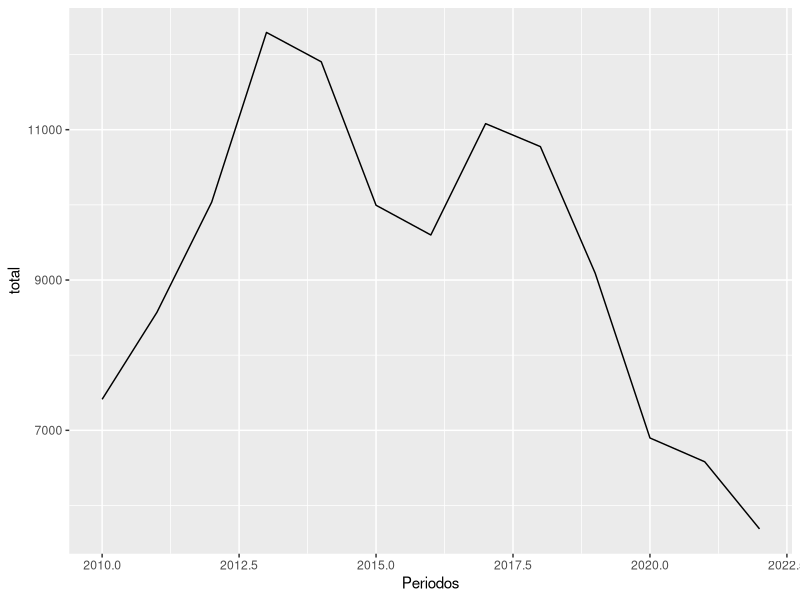
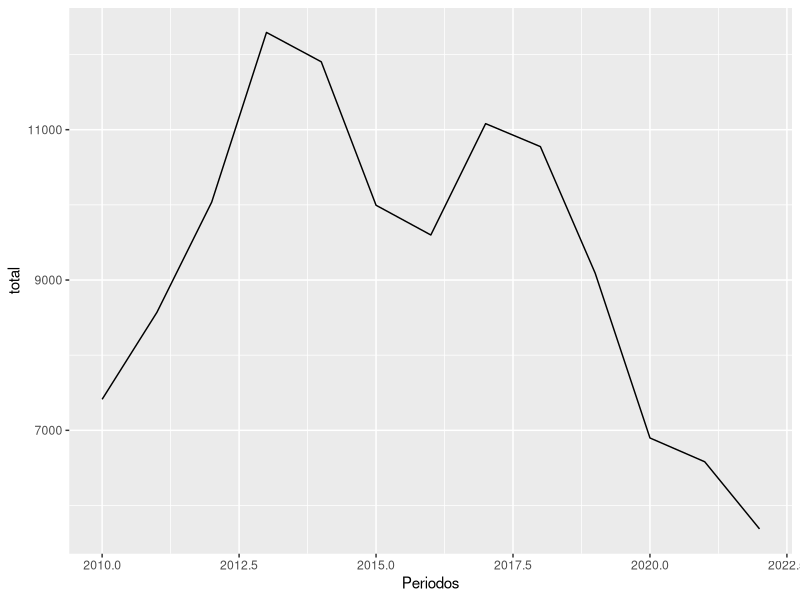
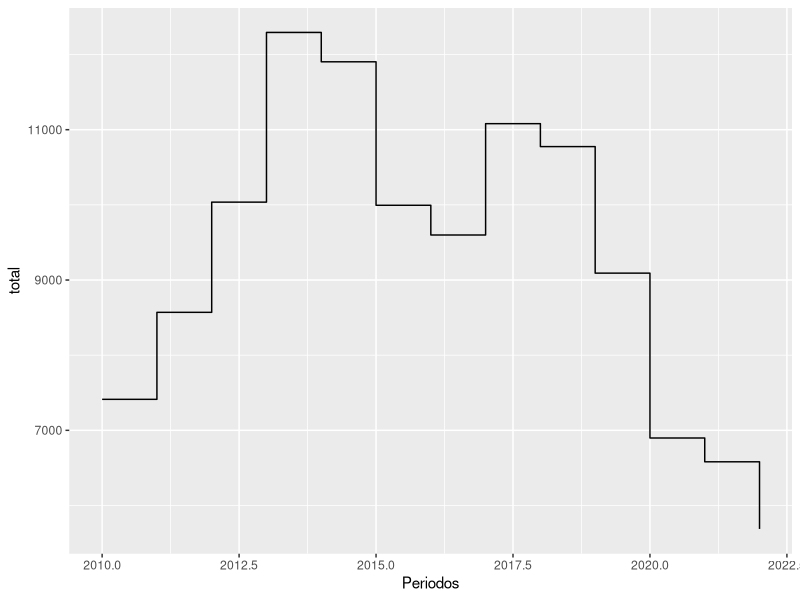
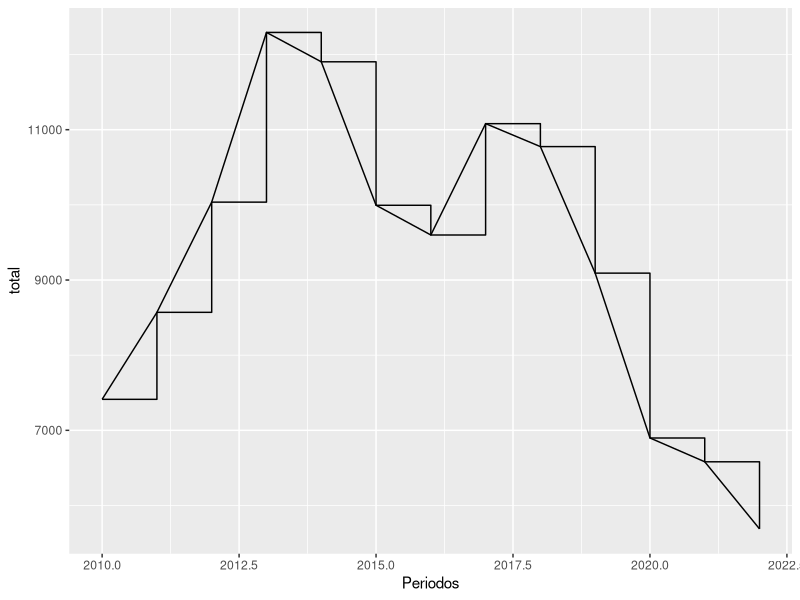
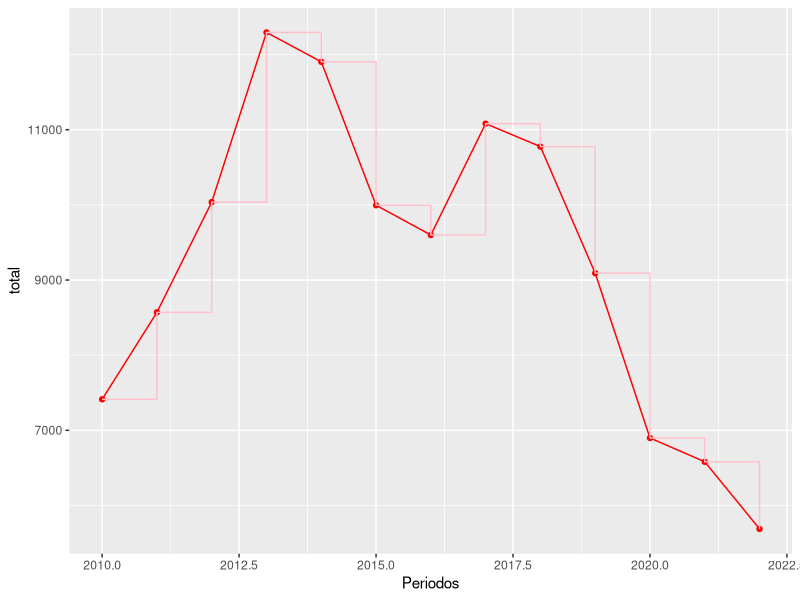
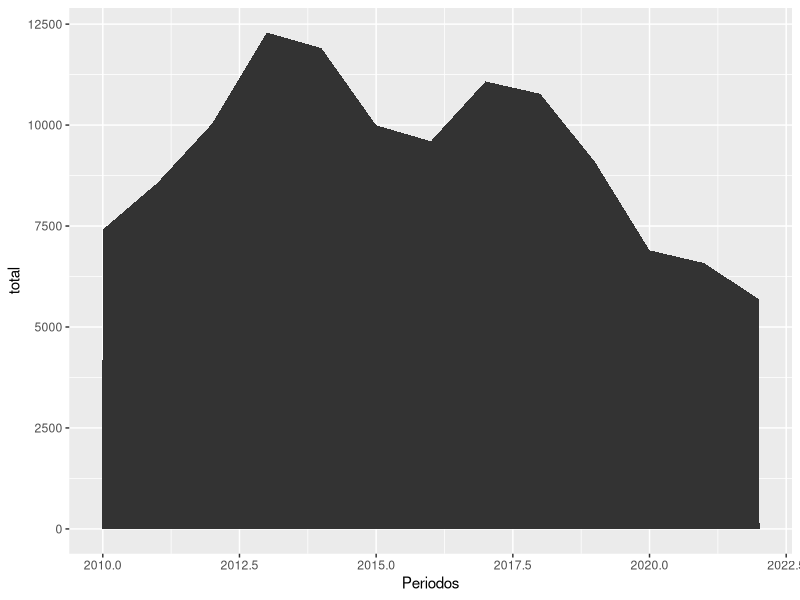
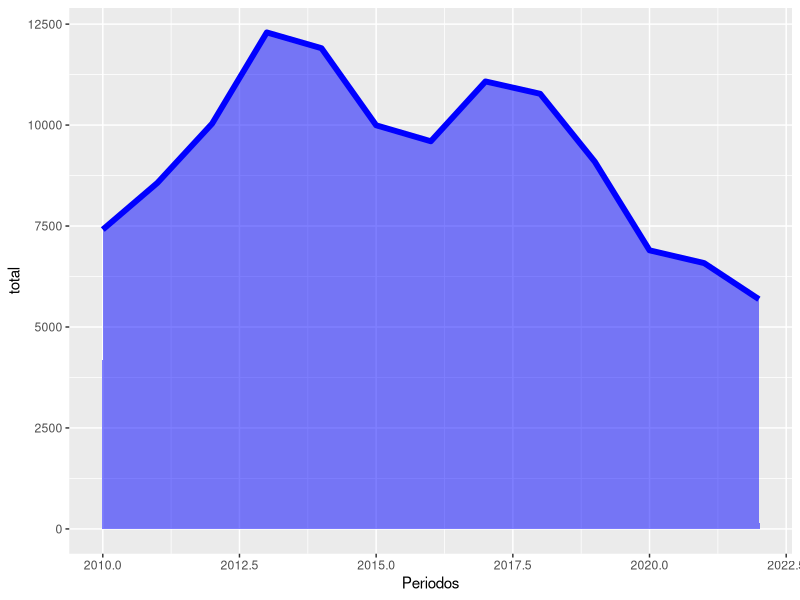
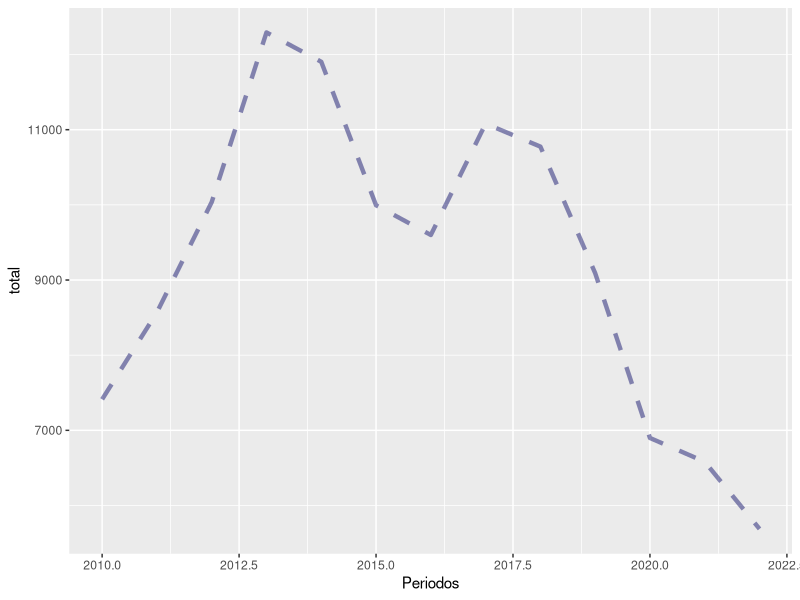

The R script that drew these images, in order:
library(tidyverse)

setwd("C:/Users/Usuario/Documents/scidata/24_vis_r_py/trabajos")

delitos = read.csv("incidencia_delictiva.csv",
                   fileEncoding = 'latin1')

names(delitos)

robo_calle = delitos[delitos$delito == "robo.o.asalto.en.la.calle.o.transporte.público",]

#### Gráfico de línea
ggplot(data=robo_calle,mapping=aes(x=Periodos,y=total)) +
  geom_line()

#### Gráfico de trayectoria
ggplot(data=robo_calle,mapping=aes(x=Periodos,y=total)) +
  geom_path()

#### Gráfico de pasos
ggplot(data=robo_calle,mapping=aes(x=Periodos,y=total)) +
  geom_step()

#### Gráfico de línea y pasos
ggplot(data=robo_calle,mapping=aes(x=Periodos,y=total)) +
  geom_line() +
  geom_step()

#### Gráfico de línea y pasos con colores
ggplot(data=robo_calle,mapping=aes(x=Periodos,y=total)) +
  geom_point(color="red") +
  geom_line(color="red") +
  geom_step(color="pink")

#### Gráfico de área
ggplot(data=robo_calle,mapping=aes(x=Periodos,y=total)) +
  geom_area()

#### Gráfico de área
(
  ggplot(data=robo_calle,mapping=aes(x=Periodos,y=total)) +
    geom_area(fill="blue",
              color="blue",
              lwd = 2,
              alpha=0.5)
)

#### Gráfico de línea con grosor, transparencia, tipo y color
ggplot(data=robo_calle,mapping=aes(x=Periodos,y=total)) +
  geom_line(size=1.5,
            alpha=0.5,
            linetype="dashed",
            color="midnightblue")

#### Gráfico de línea y paso donde cada geometría tiene sus
#### propios efectos visuales
ggplot(data=robo_calle,mapping=aes(x=Periodos,y=total)) +
  geom_point(size=1.8,
             color="midnightblue") +
  geom_line(size=1,
            color="midnightblue") +
  geom_step(alpha=0.5,
            linetype="dashed",
            color="midnightblue")

###################################
######### Múltiples líneas ########
###################################

#### Gráfico de línea
ggplot(data=delitos,mapping=aes(x=Periodos,y=total)) +
  geom_line() 

#### Gráfico de línea y puntos
ggplot(data=delitos,mapping=aes(x=Periodos,y=total)) +
  geom_line() +
  geom_point()

#### Gráfico de líneas múltiples agrupando
ggplot(data=delitos,mapping=aes(x=Periodos,
                                y=total,
                                group=delito)) +
  geom_line() 

#### Gráfico de líneas múltiples agrupando con colores
ggplot(data=delitos,mapping=aes(x=Periodos,
                                y=total,
                                group=delito,
                                color=delito)) +
  geom_line() 
  
#### Gráfico de líneas múltiples agrupando con colores
#### y tipo de línea dependiendo del tipo de delito
ggplot(data=delitos,mapping=aes(x=Periodos,
                                y=total,
                                group=delito,
                                color=delito,
                                linetype=tipo)) +
  geom_line()   
  
#### Gráfico de líneas múltiples agrupando con colores
#### dependiendo del tipo de delito
ggplot(data=delitos,mapping=aes(x=Periodos,
                                y=total,
                                group=delito,
                                color=tipo)) +
  geom_line()   

#### Añadir mejoras  
ggplot(data=delitos,mapping=aes(x=Periodos,
                                y=total,
                                group=delito,
                                color=tipo)) +
  geom_line() +
  scale_x_continuous(breaks = 2010:2022) +
  theme(legend.position = "top",
    axis.text.x = element_text(angle = 45, hjust = 1))

#### Añadir efecto de brillo  
ggplot(data=delitos,mapping=aes(x=Periodos,
                                y=total,
                                group=delito,
                                color=tipo)) +
  geom_line(size=1.5,alpha=0.2) +
  geom_line(size=0.5) +
  scale_x_continuous(breaks = 2010:2022) +
  theme(legend.position = "top",
        axis.text.x = element_text(angle = 45, hjust = 1))
  
#### Delitos_especiales
delitos_esp = read.csv("delitos_esp.csv")

ggplot(data=delitos_esp,mapping=aes(x=Periodos,
                                y=total,
                                group=delito,
                                color=delito)) +
  geom_line(size=2,alpha=0.5) +
  geom_line(size=0.5) +
  geom_point(size=2) +
  geom_step(alpha=0.5,
            linetype="dashed") +
  scale_x_continuous(breaks = 2010:2022) +
  theme(legend.position = "top",
        panel.background = element_rect("black"),
        panel.grid = element_line(color="grey20",linewidth=0.01),
        axis.text.x = element_text(angle = 45, hjust = 1))
